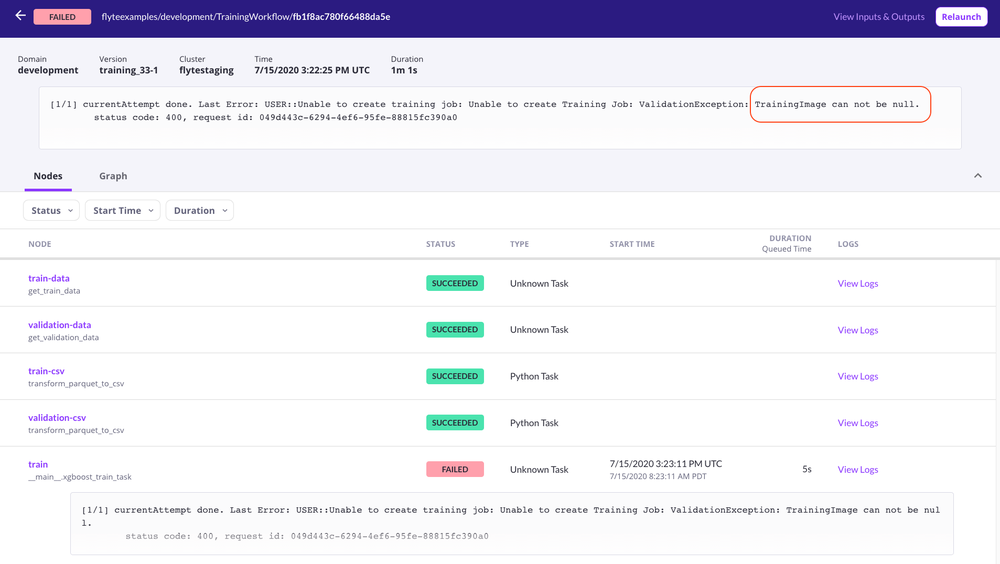
#> input picture sample-notebooks/failed_exec.png, 1000 x 564 px, shrunk from 1907 x 1076 before the run; its folder holds only this picture in this run
$ python image.py failed_exec.png out.png
#> lines starting #> are read from the running program, lines starting #| are printed output that depends on the picture; after the words box and inside, x2 and y2 are one past the last pixel; in counts of white or black regions, pixels touching at a corner belong together
import sys

import cv2


def filter_edges(input_image_path: str, output_image_path: str):
#> called with input_image_path = 'failed_exec.png', output_image_path = 'out.png.png'
    print("Reading {}".format(input_image_path))
    img = cv2.imread(input_image_path, 0)
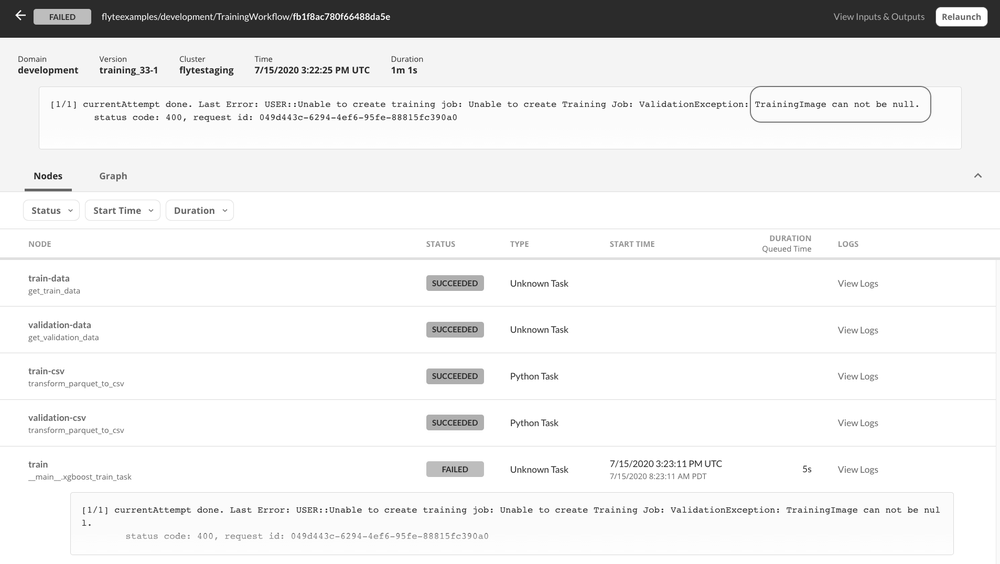
#> img: shape (564, 1000); min 5, max 255, mean 235
    if img is None:
        raise Exception("Failed to read image")
    edges = cv2.Canny(img, 50, 200)  # hysteresis thresholds
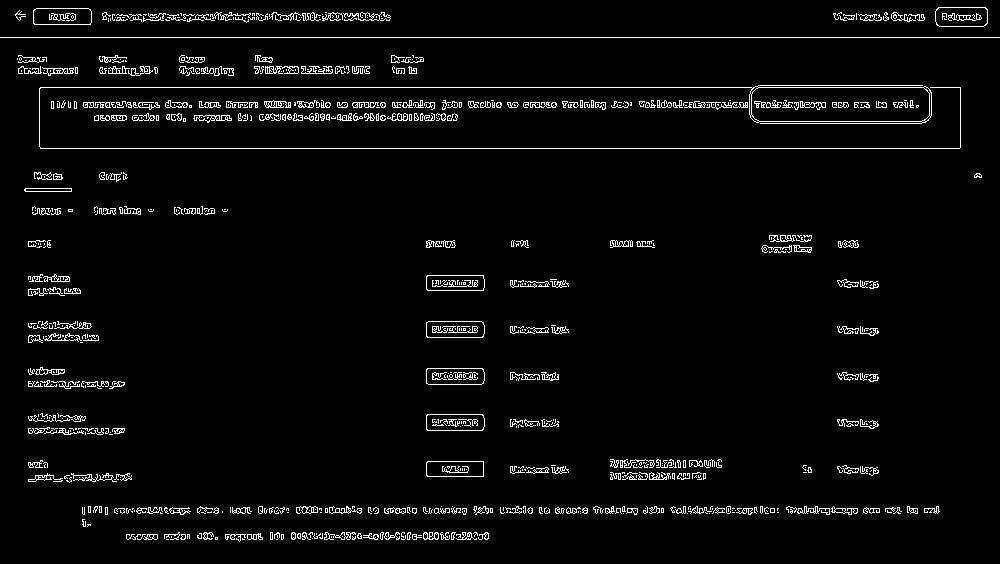
#> edges: shape (564, 1000); 3.7% white in thin lines or dots
    cv2.imwrite(output_image_path, edges)
    return output_image_path


if __name__ == "__main__":
    inp = sys.argv[1]
    out = sys.argv[2]
    out = "{}.png".format(out)
    print("filtering only edges from {}\n".format(inp))
    filter_edges(inp, out)
    print("Done, created {}".format(out))

$ run again, on sample-notebooks/wf-failed.png
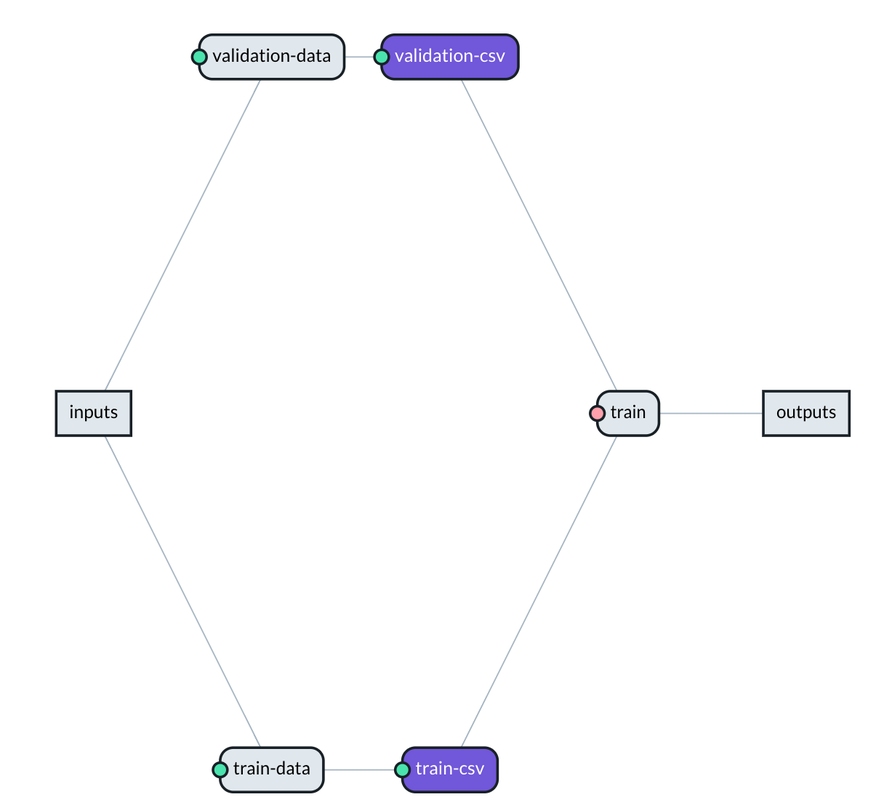
#> input picture sample-notebooks/wf-failed.png, 876 x 805 px, shrunk from 1205 x 1107 before the run
#> in filter_edges, `edges = cv2.Canny(img, 50, 200)`:
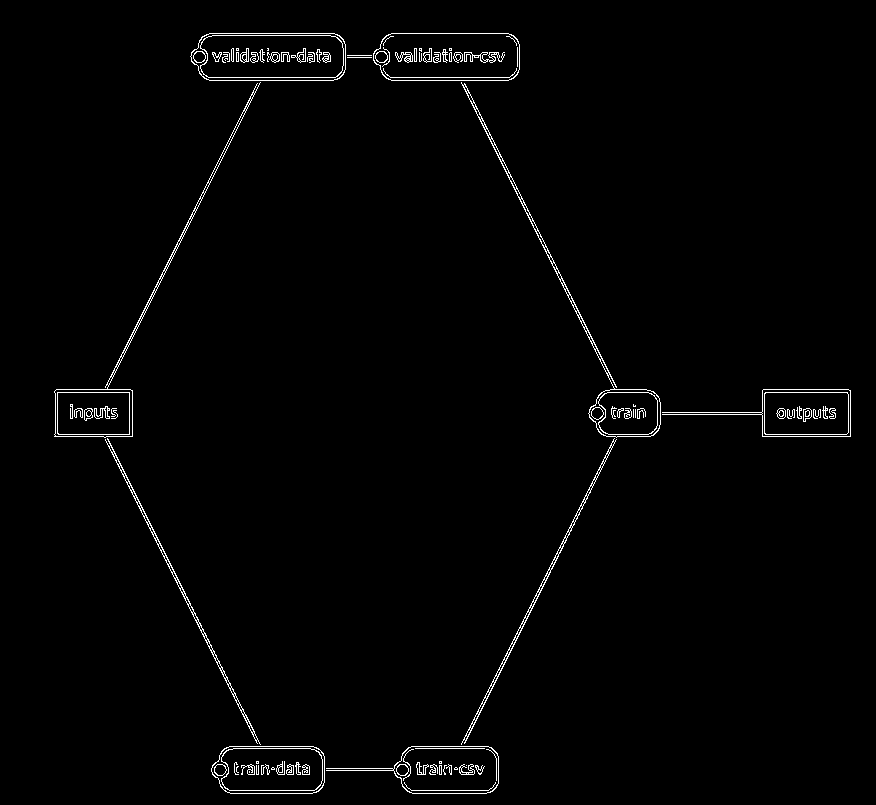
#> edges: shape (805, 876); 1.4% white in thin lines or dots, all inside (x1, y1, x2, y2) = (54, 33, 851, 794)
